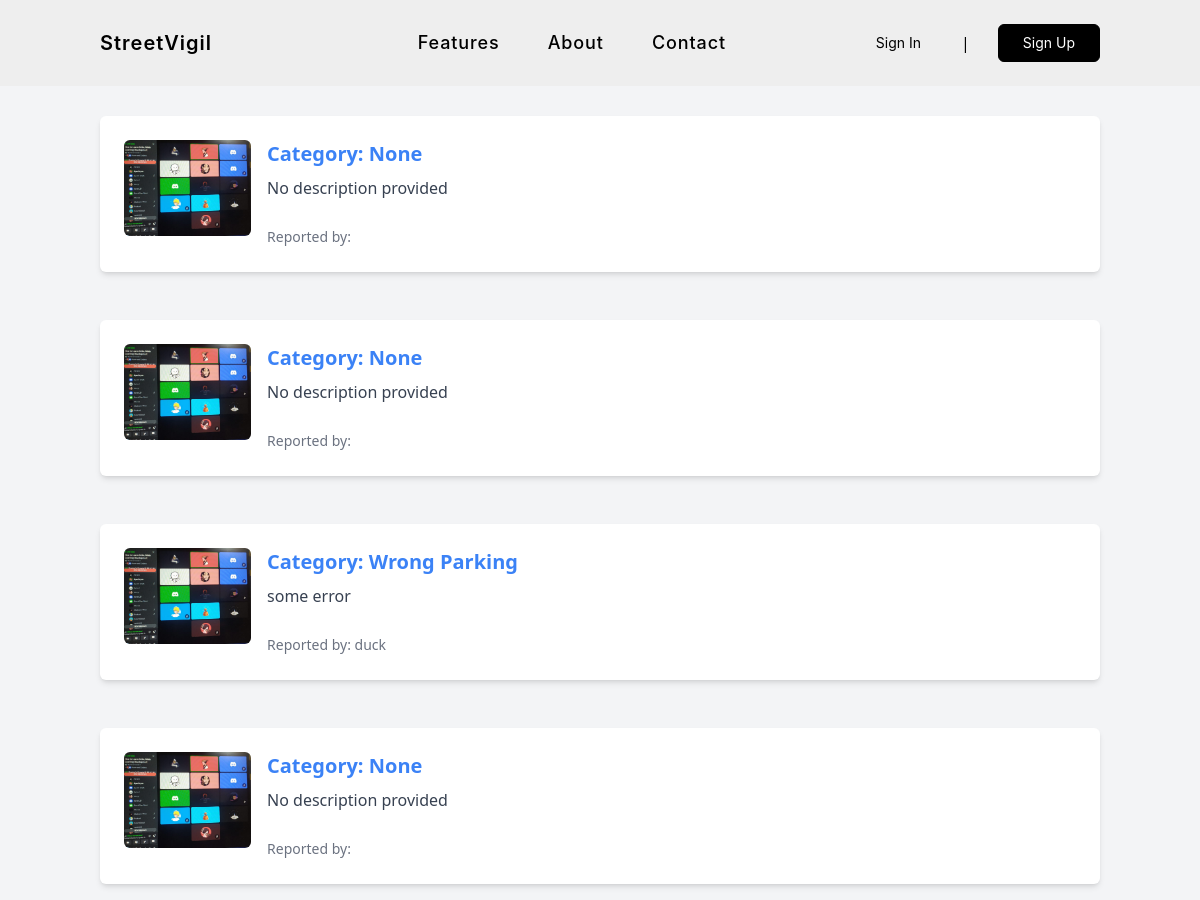
The app's page /streetvigil/police (upper part), older data.
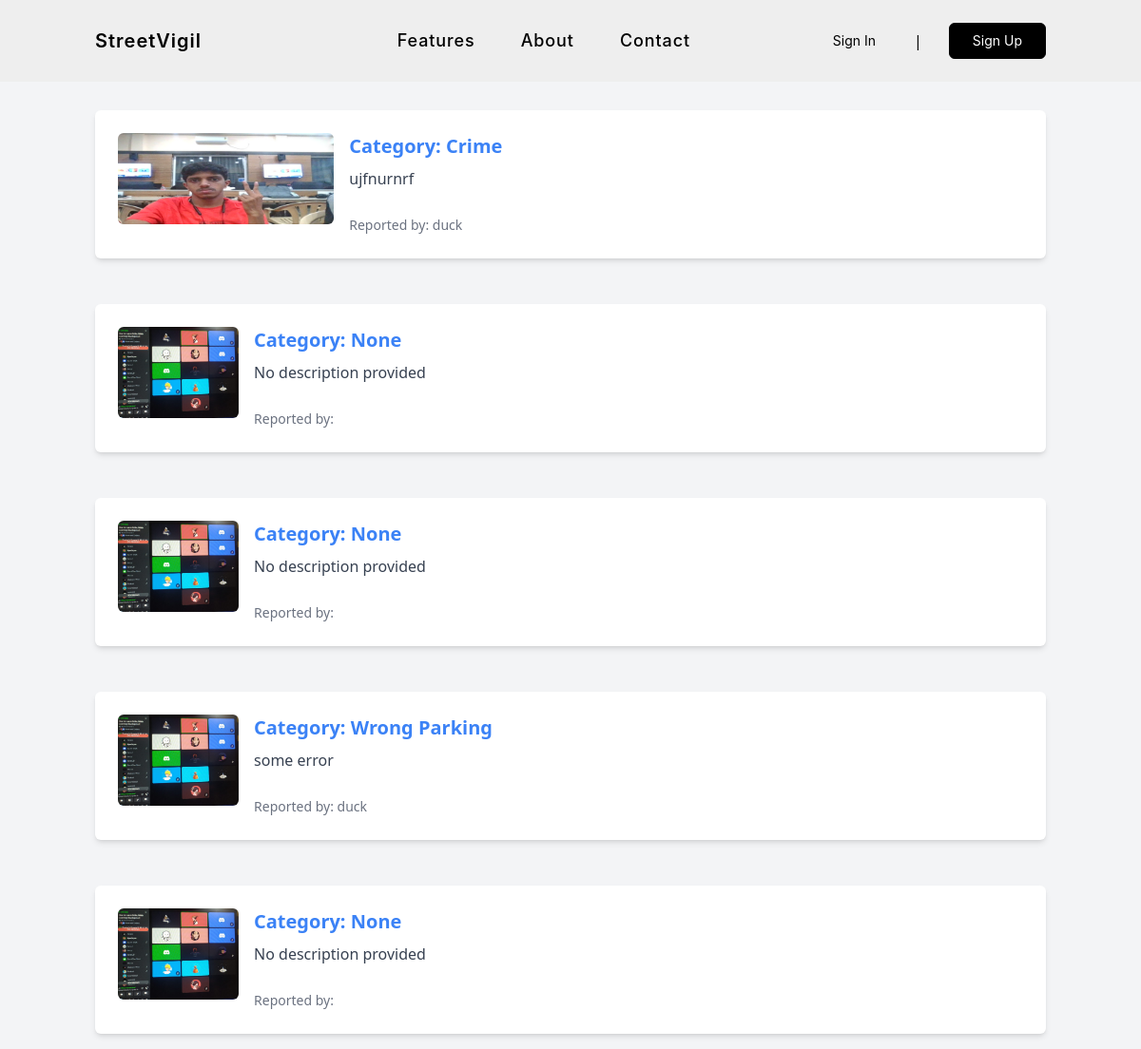
The same page, newer data.
### streetvigil/models.py (models this page shows, shortened)
class CapturedImage(models.Model):
    image = models.ImageField(upload_to='captured_images/')
    category = models.CharField(max_length=200, blank =  True , null = True)
    description = models.TextField(default='No description provided')
    reported_by = models.ForeignKey(User, on_delete=models.CASCADE, null=True, blank=True)
    latitude = models.FloatField(null=True, blank=True)
    longitude = models.FloatField(null=True, blank=True)
    verified = models.BooleanField(default=False )
    status = models.CharField(max_length=4, default='P')
    rewards = models.FloatField(default=0)
    created_at = models.DateTimeField(default=timezone.now)
    class Meta:
        ordering = ['-created_at']

class User(AbstractUser):
    points = models.IntegerField(default=0)

### streetvigil/views.py (the view)
# urls.py: path('police', police, name='police'),
def police(request):
    crime_data_objects = CapturedImage.objects.filter(verified=False)
    context = {
        'crime_data_objects': crime_data_objects,
    }
    return render(request, 'police_dashboard/policed.html', context)

### streetvigil/templates/police_dashboard/policed.html
{% extends "base.html" %}
{% block body %}
  <div class="container mx-auto my-8">
    <h2 class="text-3xl font-semibold mb-6">Crime Events</h2>
    {% for crime_event in crime_data_objects %}
    <a href="{% url 'crime_report' crime_event.id %}" class="text-blue-500 hover:underline ml-2">
      <div class="flex bg-white p-6 rounded-md shadow-md mb-6">
        <img src="{{ crime_event.image.url }}" alt="Crime Image" class="rounded-md h-24 mr-4">
        <div>
          <p class="text-xl font-semibold mb-2">Category: {{ crime_event.category }}</p>
          <p class="text-gray-700">{{ crime_event.description }}</p>
          <div class="mt-4">
            <span class="text-sm text-gray-500">Reported by: {{ crime_event.reported_by.username }}</span>
          </div>
        </div>
      </div>
    </a>
    {% endfor %}
  </div>
{% endblock %}

Row changes from the older to the newer data that the page shows:
added CapturedImage: image (picture), category "Crime", description "ujfnurnrf", reported_by.username "duck"
